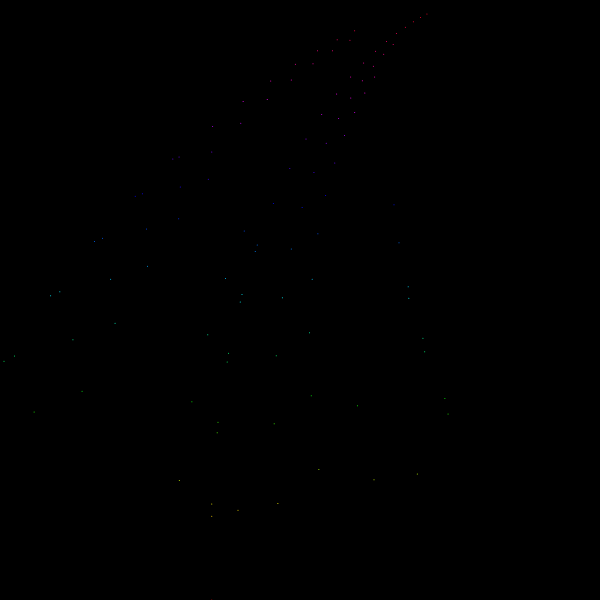
Frame 1 (no input)
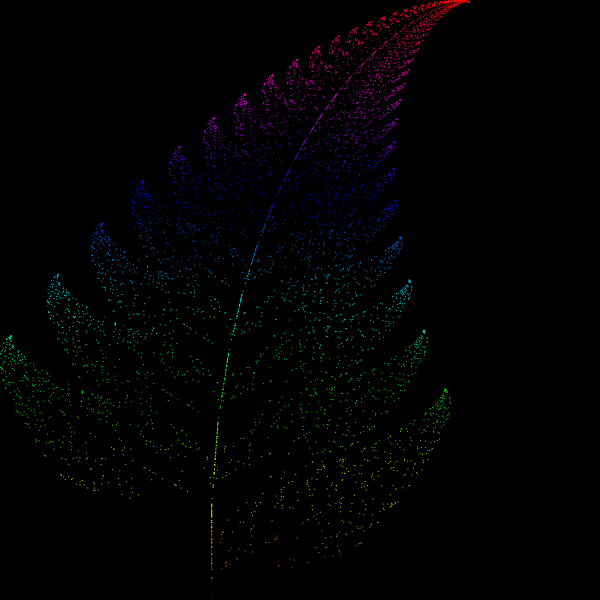
Frame 60 (no input)
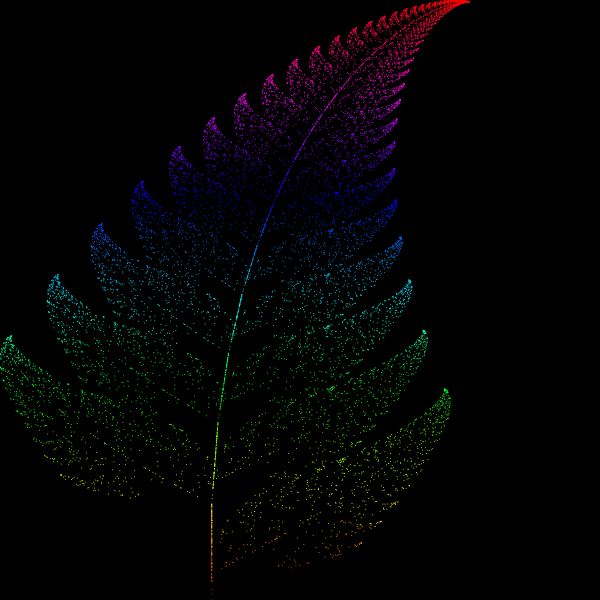
Frame 120 (the mouse pressed at the canvas centre since frame 60)

The p5.js sketch that drew these frames (run headless with seeded random() and noise() and a simulated clock; from frame 60 on, the mouse is pressed at the canvas centre):

// p5.js sketch
// ── sketch.js
// Barnsley fern

// Position
let x = 0;
let y = 0;

let nextX;
let nextY;
let sliderSpeed;
let sliderMapXMin;
let sliderMapXMax;
let sliderMapYMin;
let sliderMapYMax;


function setup () {
    createCanvas(600, 600);
    background(0);

    sliderSpeed = createSlider(0, 1000, 100);
    sliderMapXMin = createSlider(-4, 4, -2.1820, 0.0001);
    sliderMapXMax = createSlider(4, 8, 2.6558, 0.0001);
    sliderMapYMin = createSlider(0, 5, 0, 0.0001);
    sliderMapYMax = createSlider(8, 13, 9.9983, 0.0001);

    sliderMapXMin.changed(reset);
    sliderMapXMax.changed(reset);
    sliderMapYMin.changed(reset);
    sliderMapYMax.changed(reset);

    strokeWeight(1);
}

function draw() {
    for (let i = sliderSpeed.value(); i >= 0; i--) {
        drawPoint();
        nextPoint();
    }
}

function nextPoint() {
    let r = random(1);

    if (r < 0.01) {
        // 1
        nextX = 0;
        nextY = 0.16 * y;
    }
    else if (r < 0.86) {
         // 2
        nextX = 0.85 * x + 0.04 * y;
        nextY = -0.04 * x + 0.85 * y + 1.6;
    }
    else if (r < 0.93) {
        // 3
        nextX = 0.2 * x + -0.26 * y;
        nextY = 0.23 * x + 0.22 * y + 1.6;
    }
    else {
        // 4
        nextX = -0.15 * x + 0.28 * y;
        nextY = 0.26 * x + 0.24 * y + 0.44;
    }

    x = nextX;
    y = nextY;
}

function drawPoint() {
    colorMode(HSB, 255, 255, 255);
    stroke(map(y, 0, sliderMapYMax.value(), 0, 255), 255, 255, 200);
    
    let px = map(x, sliderMapXMin.value(), sliderMapXMax.value(), 0, width);
    let py = map(y, sliderMapYMin.value(), sliderMapYMax.value(), height, 0)

    point(px, py);
}

function reset() {
    y = 0;
    x = 0;
    background(0);
}
